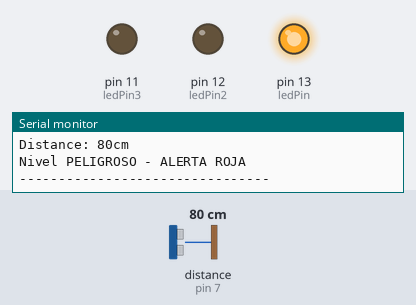
Bench run of a sketch on a simulated Arduino Uno, built with avr-gcc and run on an emulated ATmega328P. Shown: output pins drawn as LEDs (lit = HIGH), the last lines printed to the serial monitor. Wiring (inferred from the names in the program): ultrasonic range finder: trigger pin 7; echo pin 7. The test bench sets the inputs (shaded band); at power-on: distance to the obstacle (sensor on pin 7) 80 cm. The echo pulse lasts 58.3 µs per cm.

Above: at 1.8 s.
1.9 s: distance to the obstacle (sensor on pin 7) set to 95 cm
3.4 s: distance to the obstacle (sensor on pin 7) set to 105 cm
At 4.8 s:
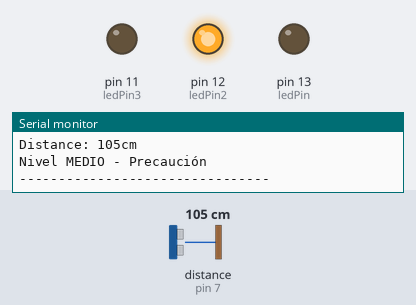
5.6 s: distance to the obstacle (sensor on pin 7) set to 196 cm
7.3 s: distance to the obstacle (sensor on pin 7) set to 203 cm
At 9.2 s:
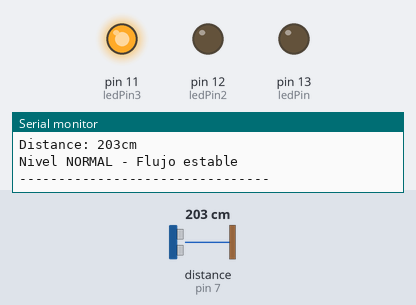
9.7 s: distance to the obstacle (sensor on pin 7) set to 296 cm
11.4 s: distance to the obstacle (sensor on pin 7) set to 299 cm
At 12.7 s:
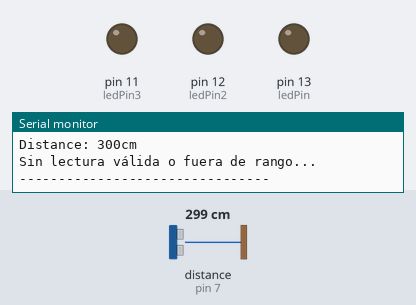
Timing chart, 0 to 14.4 s (numbered marks = the images above; inputs shaded):
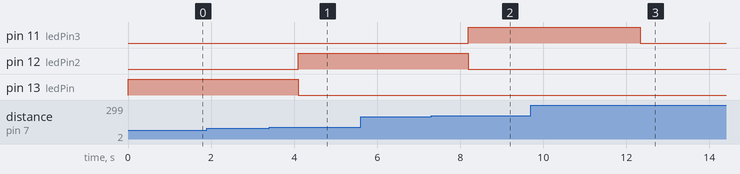

The sketch:

sensorproximidad.ino
```cpp
const int Sensor = 7;
const int ledPin = 13;
const int ledPin2= 12;
const int ledPin3= 11;

void setup() {
  Serial.begin(9600);
  pinMode(ledPin, OUTPUT);
  pinMode(ledPin2, OUTPUT);
  pinMode(ledPin3,OUTPUT);
}

void loop() {
  long duration, cm;

  pinMode(Sensor, OUTPUT);
  digitalWrite(Sensor, LOW);
  delayMicroseconds(2);
  digitalWrite(Sensor, HIGH);
  delayMicroseconds(5);
  digitalWrite(Sensor, LOW);
  pinMode(Sensor, INPUT);
  duration = pulseIn(Sensor, HIGH);

  cm = microsecondsToCentimeters(duration);

  Serial.print("Distance: ");
  Serial.print(cm);
  Serial.print("cm");
  Serial.println();

  if (cm <= 100) {
    digitalWrite(ledPin, HIGH);
    digitalWrite(ledPin2, LOW);
    digitalWrite(ledPin3, LOW);
    Serial.println("Nivel PELIGROSO - ALERTA ROJA");
  }
  else if (cm > 100 && cm < 200) {
    digitalWrite(ledPin, LOW);
    digitalWrite(ledPin2, HIGH);
    digitalWrite(ledPin3, LOW);
    Serial.println("Nivel MEDIO - Precaución");
  }
  else if (cm >= 200 && cm < 300) {
    digitalWrite(ledPin, LOW);
    digitalWrite(ledPin2, LOW);
    digitalWrite(ledPin3, HIGH);
    Serial.println("Nivel NORMAL - Flujo estable");
  }
  else {
    digitalWrite(ledPin, LOW);
    digitalWrite(ledPin2, LOW);
    digitalWrite(ledPin3, LOW);
    Serial.println("Sin lectura válida o fuera de rango...");
  }

  Serial.println("--------------------------------");
  delay(1000);
}

long microsecondsToCentimeters(long microseconds) {
  return microseconds / 29 / 2;
}
```

Measured:
- the behaviour switches between 100 and 101 cm on distance to the obstacle (sensor on pin 7) (found by bisection; images 0 and 1)
- the behaviour switches between 199 and 200 cm on distance to the obstacle (sensor on pin 7) (found by bisection; images 1 and 2)
- the behaviour switches between 298 and 299 cm on distance to the obstacle (sensor on pin 7) (found by bisection; images 2 and 3)
- after the input at 3.4 s, pin 12 (ledPin2): LOW → HIGH after 0.70 s; pin 13 (ledPin): HIGH → LOW after 0.70 s
- after the input at 7.3 s, pin 11 (ledPin3): LOW → HIGH after 0.90 s; pin 12 (ledPin2): HIGH → LOW after 0.90 s
- after the input at 11.4 s, pin 11 (ledPin3): HIGH → LOW after 0.93 s
